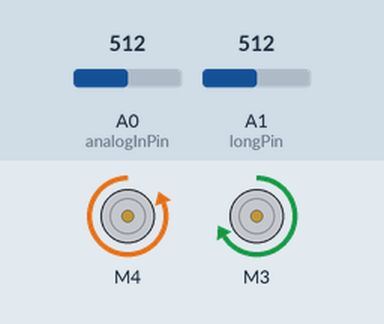
Recording of a sketch running on a simulated Arduino Uno, built with avr-gcc and run on an emulated ATmega328P. On the bench: 2 × DC motor (green arrow = forward, orange = backward, longer = faster). The test bench sets the inputs (shaded band); at power-on: A1 (longPin) = 512, A0 (analogInPin) = 512.

Above: at 1.2 s.
1.3 s: A1 (longPin) set to 388
4.3 s: A1 (longPin) set to 355
At 5.9 s:
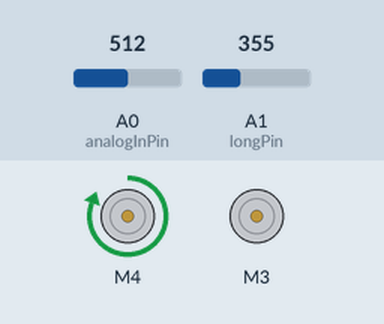
6.2 s: A0 (analogInPin) set to 360
At 7.4 s:
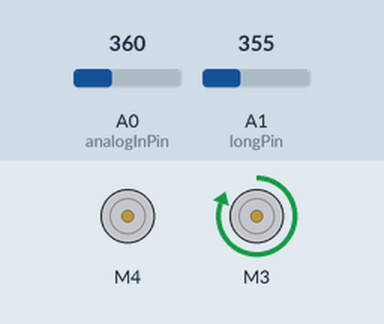
7.7 s: A0 (analogInPin) set to 380
At 8.2 s:
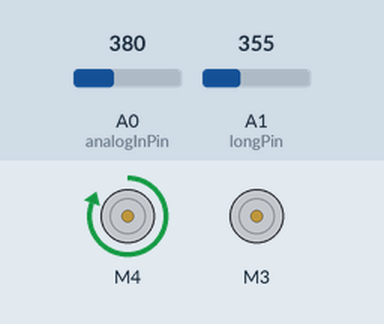
9.2 s: A0 (analogInPin) set to 306
At 10.1 s:
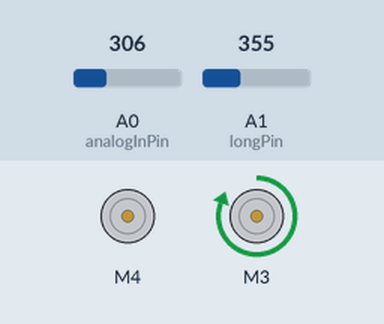
Timing chart, 0 to 11.7 s (numbered marks = the images above; inputs shaded):
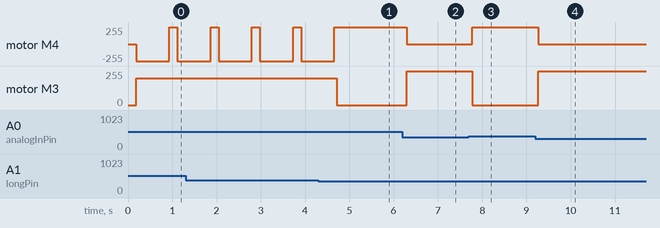

Measured:
- the behaviour switches between 371 and 370 on A1 (longPin) (found by bisection; images 0 and 1)
- after the input at 4.3 s, motor M4: goes on until 4.7 s, then stays forward 255/255; motor M3: forward 200/255 → stopped after 0.42 s
- after the input at 6.2 s, motor M4: forward 255/255 → stopped after 0.09 s; motor M3: stopped → forward 255/255 after 0.09 s
- after the input at 7.7 s, motor M4: stopped → forward 255/255 after 0.08 s; motor M3: forward 255/255 → stopped after 0.08 s
- after the input at 9.2 s, motor M4: forward 255/255 → stopped after 0.07 s; motor M3: stopped → forward 255/255 after 0.07 s
- by itself, motor M4: alternates forward 255/255 for 0.18 s and backward 255/255 for 0.75 s

The sketch:

WallFollowerPControl.ino
```cpp
//Need to figure out how to get over range sensor peak to achieve P Control

#include <AFMotor.h>
#include <SoftwareSerial.h>
#define SwitchPin_A 1   // switch A is connected to pin 1
#define SwitchPin_B 2   // switch B is connected to pin 2

const int rxPin = 13;
const int txPin = 13;
const int analogInPin = A0;  // Analog input pin that the SHORT range sensor is attached to
const int longPin = A1;  // Analog input pin that the LONG range sensor is attached to
const int KpL = 1000;
const int KpR = 1000;
int sensorValue = 0; //Short range sensor value
int longValue = 0; //Long range sensor value

int oldSpeedR = 200;
int oldSpeedL = 255;
int countS = 0;
int diff = 0;
int maxdiff = 30;

SoftwareSerial mySerial =  SoftwareSerial(rxPin,txPin);
AF_DCMotor right_motor(3, MOTOR12_64KHZ);// create motor #1 64 KHZ pwm
AF_DCMotor left_motor(4, MOTOR12_64KHZ); // create motor #2, 64KHz pwm

void setup() {
pinMode( txPin, OUTPUT);
mySerial.begin(9600); // initialize serial communications at 9600 bps:

left_motor.setSpeed(oldSpeedL); // Speeds are set differently to compensate for difference in motor power
right_motor.setSpeed(oldSpeedR);
}

int setpoint = 340; //Setpoint distance from the wall for the short range sensor

void loop(){

  sensorValue = analogRead(analogInPin);
  longValue = analogRead(longPin);
  diff = sensorValue - setpoint;

  // print the results to the serial monitor:
  mySerial.print("?x00?y0");     //Sets Cursor to x00,y0
  mySerial.print("Short: ");
  mySerial.print(sensorValue);
  mySerial.print("    ");
  mySerial.print("?x00?y1");     //Sets Cursor to x00,y0
  mySerial.print("Long: ");
  mySerial.print(longValue);
  mySerial.print("    ");
  mySerial.print("?x10?y1");     //Sets Cursor to x00,y0
  mySerial.print("D:");
  mySerial.print(diff);
  mySerial.print("    ");

  if(longValue > 370) {
    countS++;
    if(countS > 2){
      left_motor.setSpeed(255);
      right_motor.setSpeed(200);
      right_motor.run(FORWARD);
      left_motor.run(BACKWARD);
      delay(750);
      countS = 0;
      left_motor.run(FORWARD);
    }
//  }else if(diff < maxdiff && diff > -maxdiff){
//    left_motor.setSpeed(255);
//    right_motor.setSpeed(200);
//    countS = 0;
  }else {
    left_motor.setSpeed(newSpeedL(diff, oldSpeedL, KpL));
    right_motor.setSpeed(newSpeedR(diff, oldSpeedR, KpR));
    countS = 0;
  }

 // delay(2);
}

int newSpeedR(int diff,int oldSpeedR,int KpR){
  int newSpeed = oldSpeedR + KpR*diff;
  if(newSpeed > 255){
    oldSpeedR = 255;
    return 255;
  }else if(newSpeed < 5){
    oldSpeedR = 0;
    return 0;
  }else {
    oldSpeedR = newSpeed;
    return newSpeed;
  }
}

int newSpeedL(int diff,int oldSpeedL,int KpL){
  int newSpeed = oldSpeedL - KpL*diff;
  if(newSpeed > 255){
    oldSpeedL = 255;
    return 255;
  }else if(newSpeed < 5){
    oldSpeedL = 0;
    return 0;
  }else {
    oldSpeedL = newSpeed;
    return newSpeed;
  }
}
```
